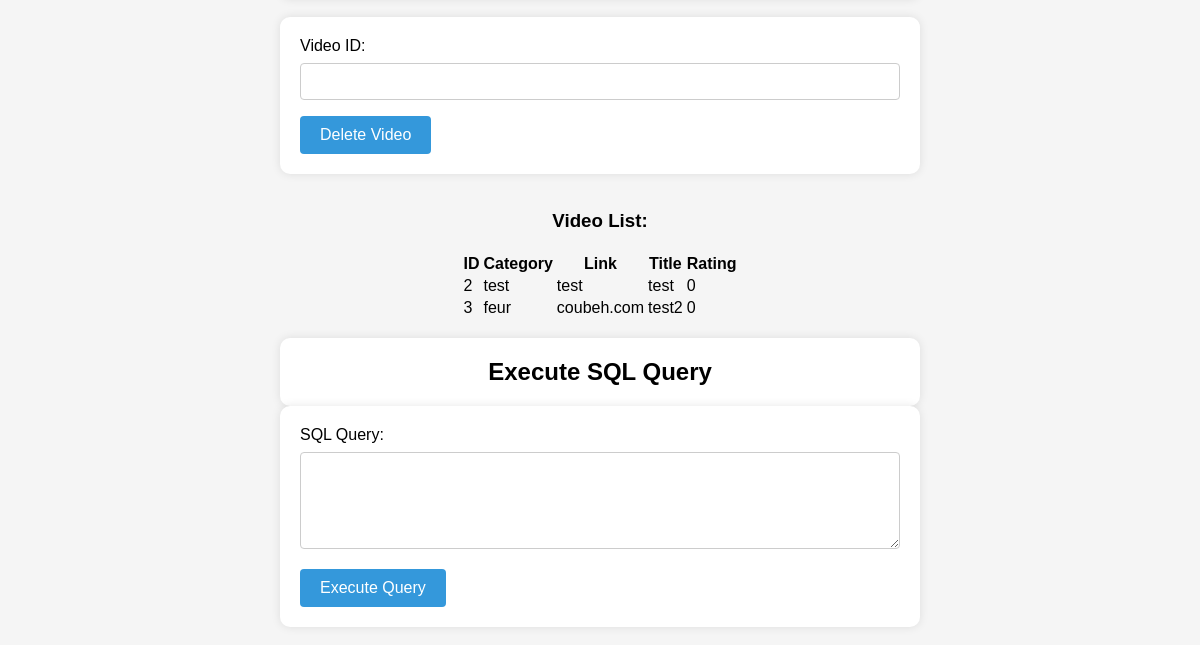
The page /adminpanel (lower part) on the database as committed earlier.
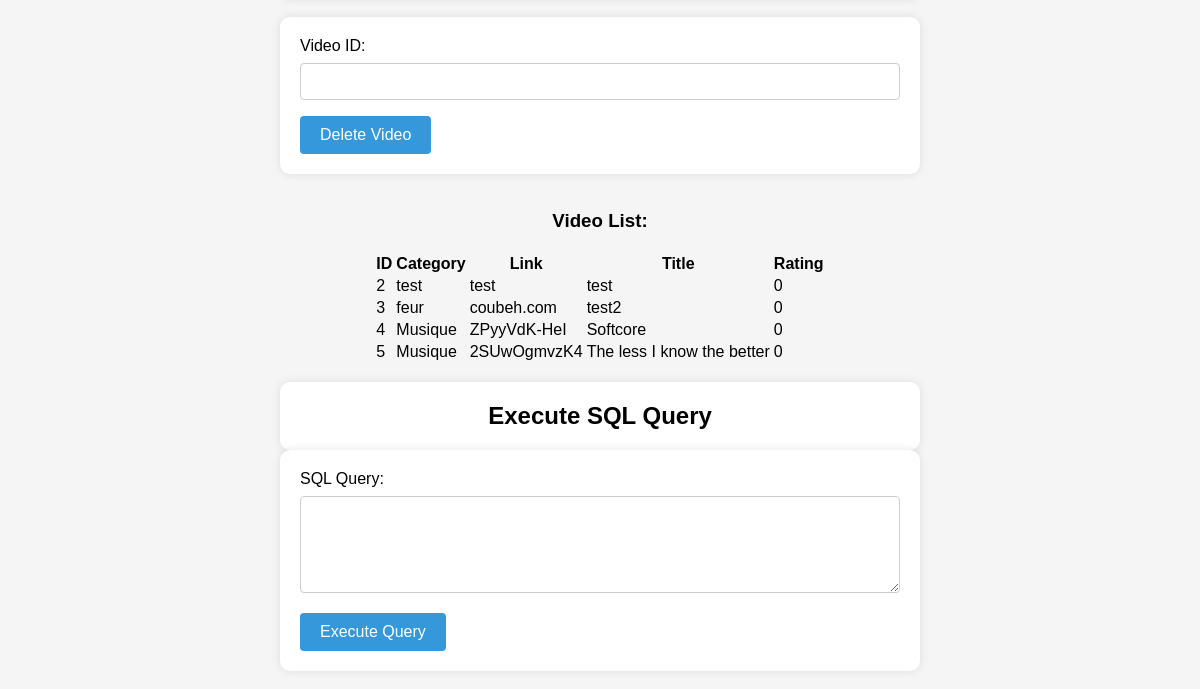
The same page on the database as committed later.
### app.py (models this page shows)
class Video(db.Model):
    id = db.Column(db.Integer, primary_key=True)
    category = db.Column(db.String(25),nullable=False)
    link = db.Column(db.String(50),nullable=False)
    title = db.Column(db.String(255),nullable=False)
    rating = db.Column(db.Integer,default=0)

### app.py (the view, shortened to what this page needs)
@app.route("/adminpanel",methods=['POST','GET'])
def adminpanel():
    error_message = ""
    userlist = Users.query.order_by(Users.id)
    vidlist = Video.query.order_by(Video.id)
    return render_template("adminpanel.html", userlist=userlist,vidlist=vidlist)

### templates/adminpanel.html (shortened to what this page needs)
<!DOCTYPE html>
<html lang="en">
  <head>
    <link
      rel="stylesheet"
      href="{{ url_for('static', filename='style_adminpanel.css') }}"
    />
  </head>
  <body>
    <br />
    <br />
    <br />
    <br />
    <br />
    <br />
    <br />
    <form action="/adminpanel" method="post">
      <label for="videoid">Video ID:</label>
      <input type="text" name="videoid" required />
      <button type="submit" name="action" value="delete_video">
        Delete Video
      </button>
    </form>
    <br />
    <h3>Video List:</h3>
    <table>
      <tr>
        <th>ID</th>
        <th>Category</th>
        <th>Link</th>
        <th>Title</th>
        <th>Rating</th>
      </tr>
      {% for video in vidlist %}
      <tr>
        <td>{{ video.id }}</td>
        <td>{{ video.category }}</td>
        <td>{{ video.link }}</td>
        <td>{{ video.title }}</td>
        <td>{{ video.rating }}</td>
      </tr>
      {% endfor %}
    </table>
    <br />
    <h2>Execute SQL Query</h2>
    <form action="/adminpanel" method="post">
      <label for="sql_query">SQL Query:</label>
      <textarea name="sql_query" rows="5" cols="50" required></textarea>
      <br />
      <button type="submit" name="action" value="execute_query">
        Execute Query
      </button>
    </form>
    <br />
  </body>
</html>

### static/style_adminpanel.css (style rules this page uses)
body { font-family: "Poppins", sans-serif; margin: 0; padding: 0; box-sizing: border-box; background-color: #f5f5f5; }
h1, h2, h3 { text-align: center; margin-bottom: 20px; }
form { max-width: 600px; margin: 0 auto; background-color: #fff; padding: 20px; border-radius: 10px; box-shadow: 0 0 10px rgba(0, 0, 0, 0.1); }
label { display: block; margin-bottom: 8px; }
input[type="text"], input[type="password"], textarea { width: 100%; padding: 10px; margin-bottom: 16px; border: 1px solid #ccc; border-radius: 4px; box-sizing: border-box; }
button { display: inline-block; padding: 10px 20px; font-size: 16px; background-color: #3498db; color: #fff; border: none; border-radius: 4px; cursor: pointer; }
h1, h2 { max-width: 600px; margin: 0 auto; background-color: #fff; padding: 20px; border-radius: 10px; box-shadow: 0 0 10px rgba(0, 0, 0, 0.1); }
h3 { text-align: center; }
h3 + table, h2 + table { margin: 0 auto; }

Rows that differ between the two databases and show on the page:
added Video: id "4", category "Musique", link "ZPyyVdK-HeI", title "Softcore", rating "0"
added Video: id "5", category "Musique", link "2SUwOgmvzK4", title "The less I know the better", rating "0"
